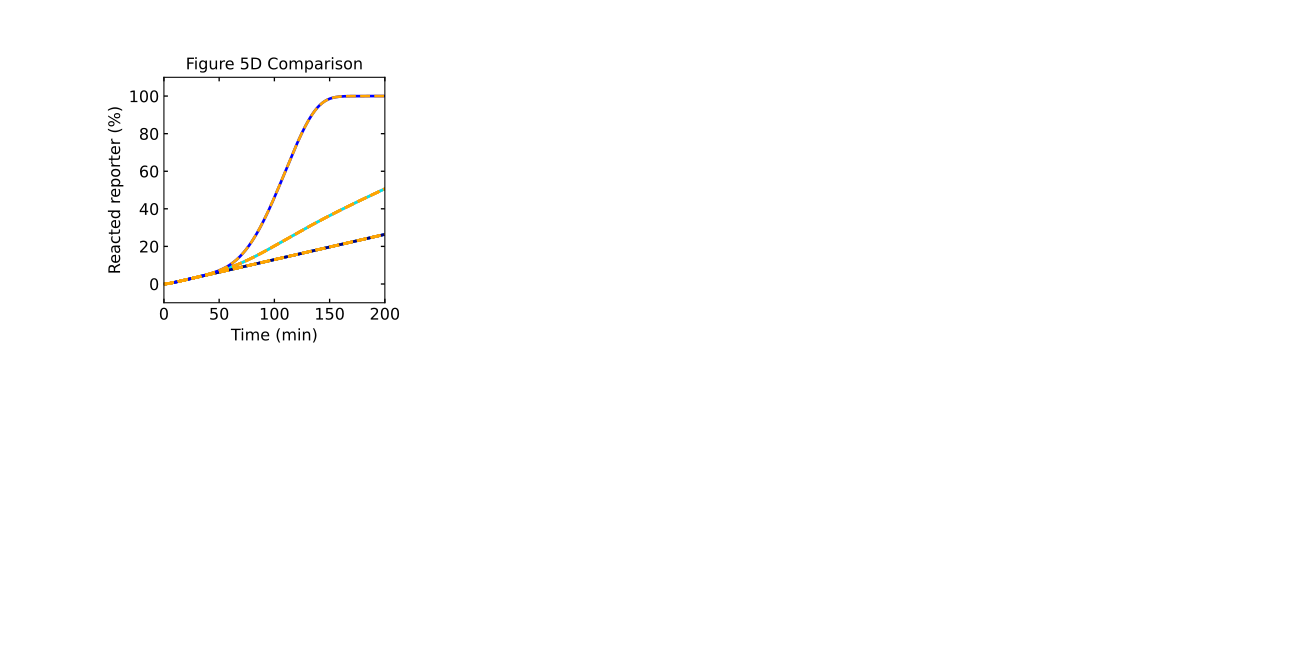

Generate this figure with Python:
# -*- coding: utf-8 -*-
"""
Created on Wed Jul  6 14:47:35 2022

@author: tnm12
"""

import numpy as np
import matplotlib.pyplot as plt
from matplotlib.ticker import MaxNLocator

import sys
import Simulator1 as RSDs #import first version of simulator
    
fs = 12

csl = [[0.4,0.4,0.4],  # Io
       [1,0.5,0],      # IN
       [147/255,42/255,255/255], # I4
       [0,0.75,0.9],  # IN
       [1,0.5,1],      # I3/IN
       [0,0.9,0.9],  # I3/I5
       [0,0,0.5],      # I4/I5
       [0,0,1]]        # I3/I4/I5

'''
##############################################################################
Simulations
##############################################################################
'''

t_sim = np.linspace(0,6,1001)*3600 # seconds

k_txn = 0.0075 #transcription rate

IN3 = [0,25, 0, 0,25,25, 0,25]
IN4 = [0, 0,25, 0,25, 0,25,25] #input template
IN5 = [0, 0, 0,25, 0,25,25,25]

model = RSDs.RSD_sim() # define the model instance

# specify DNA txn templates and reporters and concentrations
model.DNA_species('gate','5&4_1',temp_con=25)
model.DNA_species('gate','3&1_2',temp_con=25)
model.DNA_species('reporter','REP2',temp_con=500)

plt.subplot(2,4,1)
for n in range(len(IN3)):
    model.DNA_species('input','I3',temp_con=IN3[n])
    model.DNA_species('input','I4',temp_con=IN4[n])
    model.DNA_species('input','I5',temp_con=IN5[n])
    
    # simulate the model
    model.simulate(t_sim,1,k_txn)
    
    # pull out the species from the model solution to plot
    REP = model.output_concentration['REP2']
    
    fs = 12
    
    plt.plot(model.sol.t/60,(1-REP/model.REP_con[1])*100,color=csl[n],linewidth=2,linestyle='-')

plt.xticks(fontsize=fs)
plt.yticks(fontsize=fs)
plt.ylim(-10,110)
plt.xlim(0,200)
ax1 = plt.gca()
ax1.xaxis.set_tick_params(which='both',size=3,width=1,direction='in',top='on')
#ax1.xaxis.set_major_locator(MaxNLocator(integer=True))
ax1.yaxis.set_tick_params(which='both',size=3,width=1,direction='in',right='on')
plt.xlabel('Time (min)',fontsize=fs)
plt.ylabel('Reacted reporter (%)',fontsize=fs)




import Simulatorv2021 as RSDs #import version 2.0.2.1 of simulator
    
fs = 12

csl = ['pink','red','orange','aqua','green','yellow','purple','black']

'''
##############################################################################
Simulations
##############################################################################
'''

t_sim = np.linspace(0,6,1001)*3600 # seconds

k_txn = 0.0075 #transcription rate

REP_con=500

IN3 = [0,25, 0, 0,25,25, 0,25]
IN4 = [0, 0,25, 0,25, 0,25,25] #input template
IN5 = [0, 0, 0,25, 0,25,25,25]

model = RSDs.RSD_sim() # define the model instance

# specify species involved in the reaction
model.molecular_species('ag{5&4,1}',DNA_con=25)
model.molecular_species('ag{3&1,2}',DNA_con=25)
model.molecular_species('reporter{2}',DNA_con=REP_con)

model.global_rate_constants(ktxn=k_txn) #globally changes transcription rates

plt.subplot(2,4,1)
for n in range(len(IN3)):
    model.molecular_species('input{3}',DNA_con=IN3[n])
    model.molecular_species('input{4}',DNA_con=IN4[n])
    model.molecular_species('input{5}',DNA_con=IN5[n])
    
    # simulate the model (input is simulation time)
    model.simulate(t_sim)
    
    # pull out the species from the model solution to plot
    S2 = model.output_concentration('S{2}')
    
    fs = 12
    
    plt.plot(model.t/60,(S2/REP_con)*100,color='orange',linewidth=2,linestyle='--')

plt.xticks(fontsize=fs)
plt.yticks(fontsize=fs)
plt.ylim(-10,110)
plt.xlim(0,200)
ax1 = plt.gca()
ax1.xaxis.set_tick_params(which='both',size=3,width=1,direction='in',top='on')
#ax1.xaxis.set_major_locator(MaxNLocator(integer=True))
ax1.yaxis.set_tick_params(which='both',size=3,width=1,direction='in',right='on')
plt.xlabel('Time (min)',fontsize=fs)
plt.ylabel('Reacted reporter (%)',fontsize=fs)
plt.title('Figure 5D Comparison')
